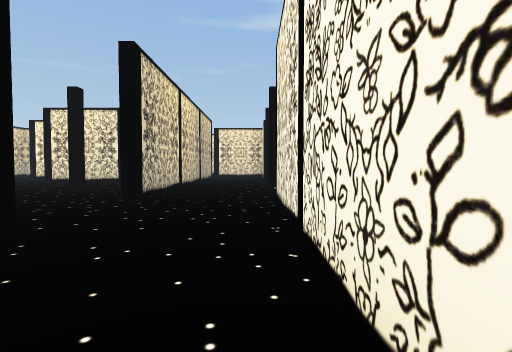
view 1 (above)

23 first-person views from a walk through a 3-D level made in the Unity game engine. The camera is 0.64 m above the floor, tilts 2° down and sees 85° across. The floor is counted in squares, 1 m on a side. Each view is taken from the middle of a square. On the plan, view 1 faces up. The plan holds only what a view shows up to about 9 squares ahead; the rest is blank. The place goes on beyond the plan. The player character is not drawn. Door leaves are left out, so doorways stand open.

view 2
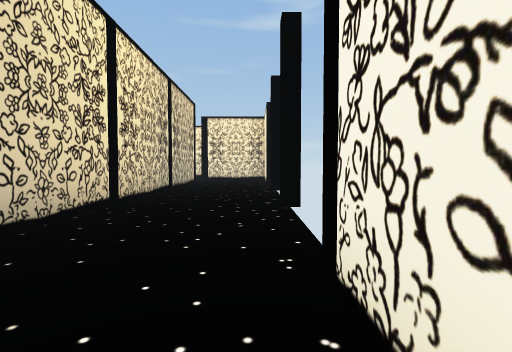

view 3
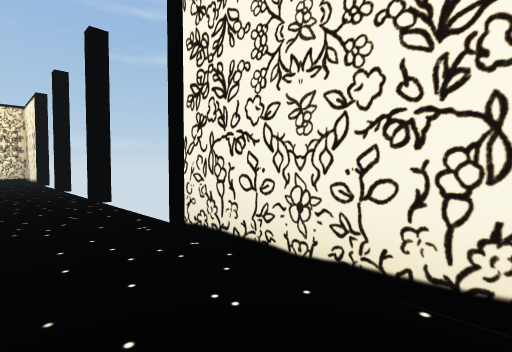

view 4
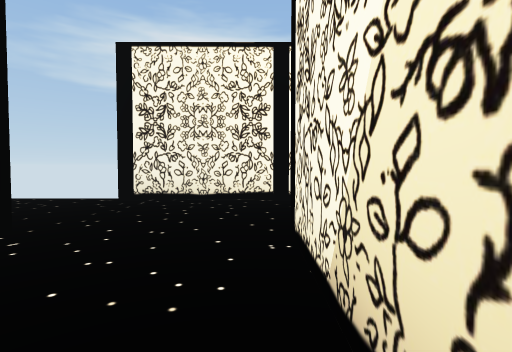

view 5
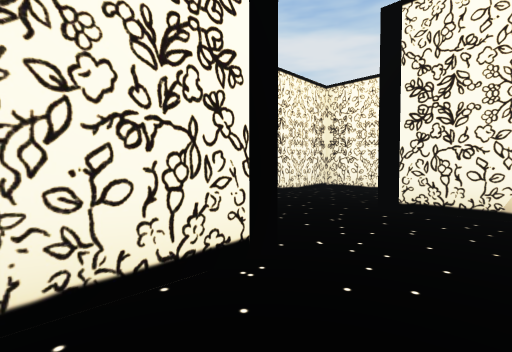

view 6
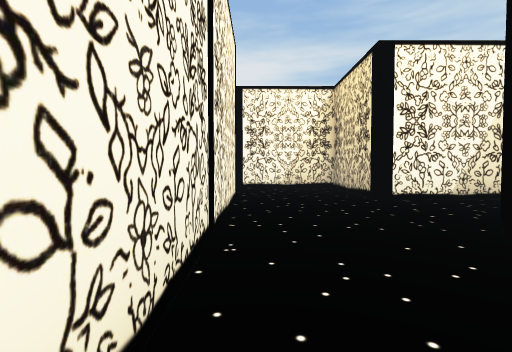

view 7
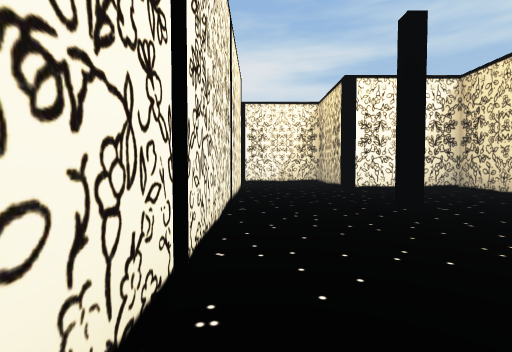

view 8
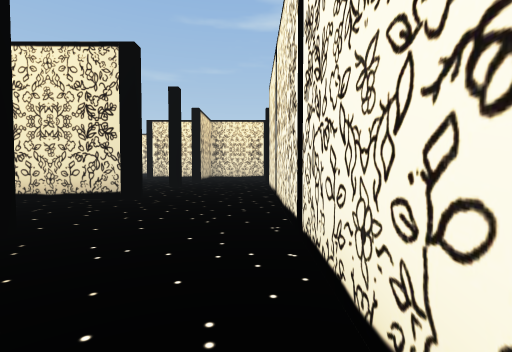

view 9
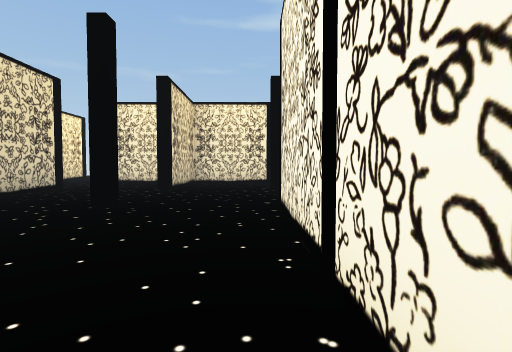

view 10
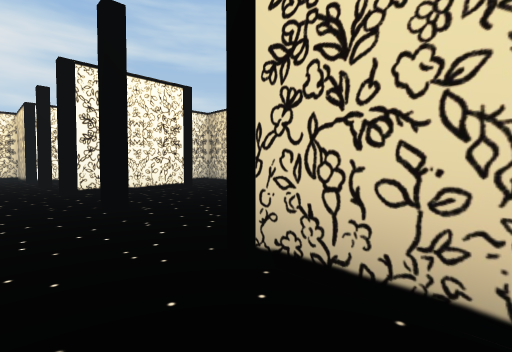

view 11
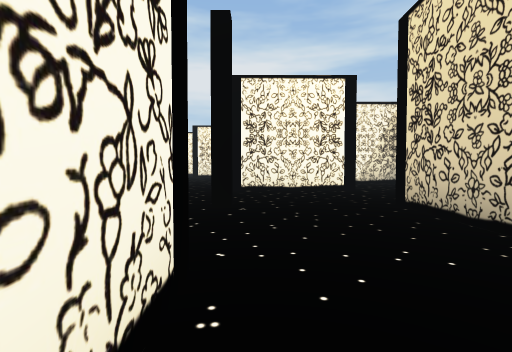

view 12
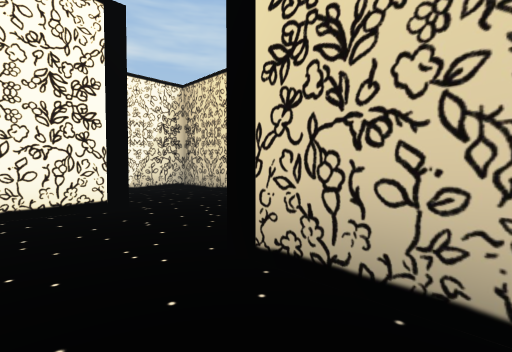

view 13
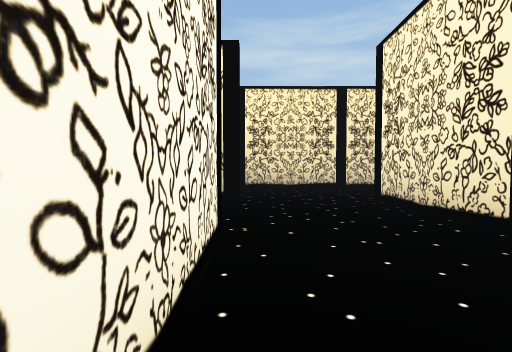

view 14
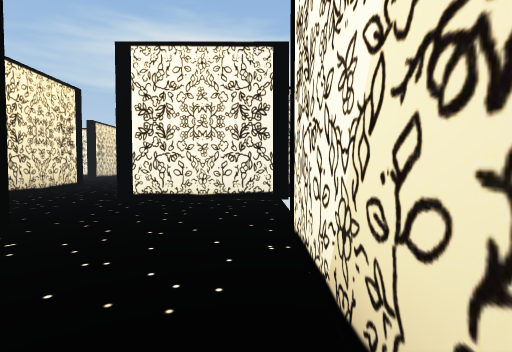

view 15
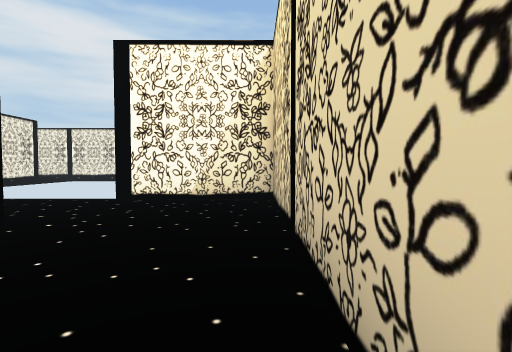

view 16
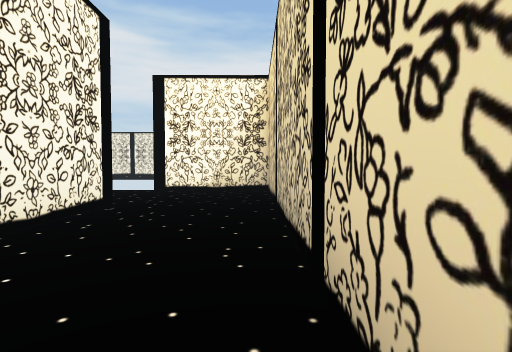

view 17
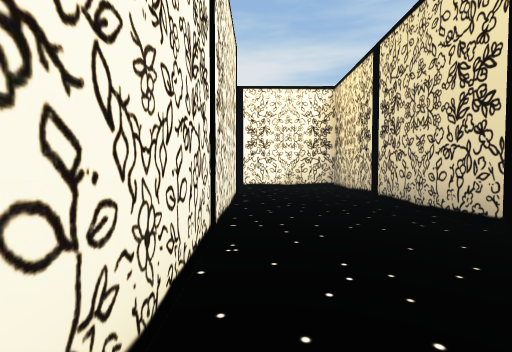

view 18
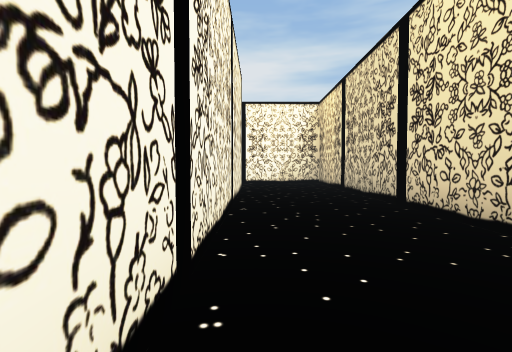

view 19
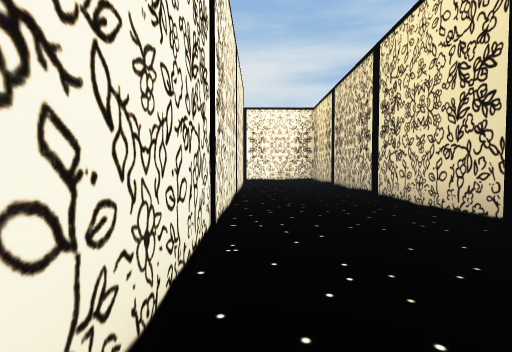

view 20
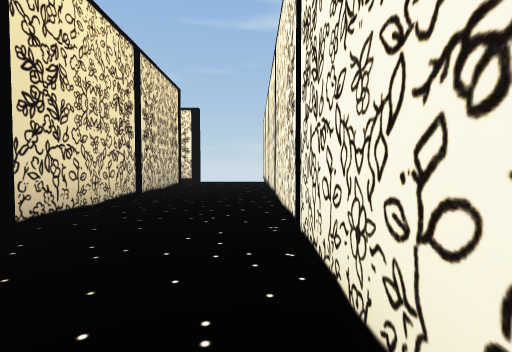

view 21
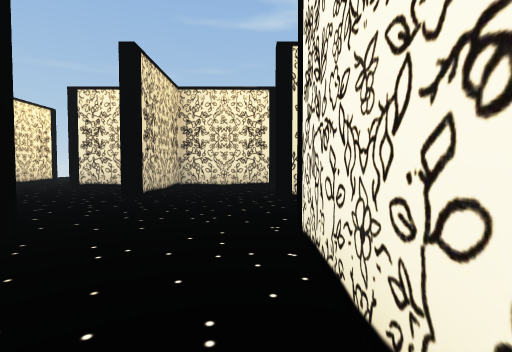

view 22
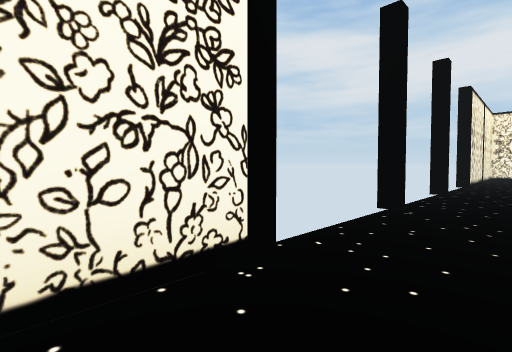

view 23
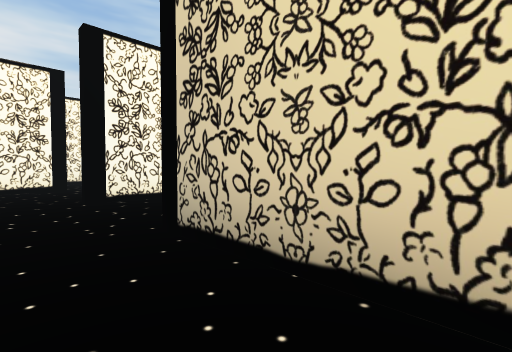

### Floor plan
Key: @ floor where view 1 was taken; # wall or solid block; . floor; D open door.
Columns run from 18 left of view 1 to 1 right of it. Each row starts with its distance up from view 1.
 21  ...#   DD   D
 20  #..#   DD######
 19  #..#    ....#..
 18  #..#    ....#..
 17 ##..#     #.DD..#
 16 #...#     #.DD.. ..#
 15 #...DDD   #.DDDD  .#
 14 #...DDD##DD..DDD#.D
 13 #...#....DD.....#.DD
 12 #...#....DD.....#.DD
 11 #......#..###...#.DD
 10 #......#.. .....#.DD
  9 #...DDD#.  ..DDD#.DD
  8 ####DDD###...DDD#.DD
  7          #......#.DD
  6          #......#.DD
  5          ####..DD..#
  4             #..DD..#
  3             #..DD..#
  2             ####...#
  1                ....#
  0                ...@#
 -1                .####

Positions as (right, up) in squares from view 1, and headings:
1: (0, 0), facing up
2: (0, 4), facing up
3: (-1, 3), facing up-right
4: (-5, 3), facing right
5: (-4, 7), facing down-right
6: (-3, 11), facing down
7: (-3, 13), facing down
8: (-3, 6), facing up
9: (-3, 10), facing up
10: (-4, 19), facing down-left
11: (-6, 19), facing down
12: (-7, 16), facing down-left
13: (-6, 12), facing left
14: (-17, 9), facing right
15: (-17, 14), facing down
16: (-17, 16), facing down
17: (-15, 17), facing down
18: (-15, 19), facing down
19: (-15, 20), facing down
20: (-15, 12), facing up
21: (-3, 12), facing up
22: (-1, 16), facing down-right
23: (-1, 8), facing down-left
